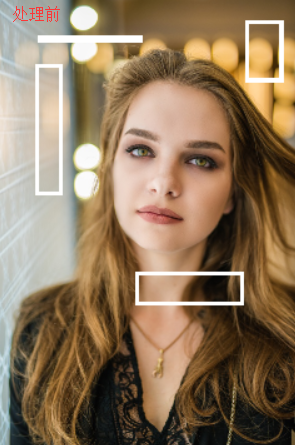
#> input picture third/imagelib/watermark1.png, 295 x 445 px
$ python 01_watermark.py
#> lines starting #> are read from the running program, lines starting #| are printed output that depends on the picture; after the words box and inside, x2 and y2 are one past the last pixel; in counts of white or black regions, pixels touching at a corner belong together
#coding=utf-8
#图片修复
# http://opencv-python-tutroals.readthedocs.io/en/latest/py_tutorials/py_imgproc/py_morphological_ops/py_morphological_ops.html
"""
简单的来说就是开发者标定噪声的特征，在使用噪声周围的颜色特征推理出应该修复的图片的颜色，从而实现图片修复的。

标定噪声的特征，使用cv2.inRange二值化标识噪声对图片进行二值化处理，
具体代码：cv2.inRange(img, np.array([240, 240, 240]), np.array([255, 255, 255]))，把[240, 240, 240]~[255, 255, 255]以外的颜色处理为0；

使用OpenCV的dilate方法，扩展特征的区域，优化图片处理效果；
使用inpaint方法，把噪声的mask作为参数，推理并修复图片；

"""

import cv2
import numpy as np

path = "../imagelib/watermark1.png"

img = cv2.imread(path)
#> img is the input picture: shape (445, 295, 3); mean B, G, R 92.9, 119.7, 142.7
hight, width, depth = img.shape[0:3]
#> hight = 445; width = 295; depth = 3

#图片二值化处理，把[240, 240, 240]~[255, 255, 255]以外的颜色变成0
thresh = cv2.inRange(img, np.array([240, 240, 240]), np.array([255, 255, 255]))
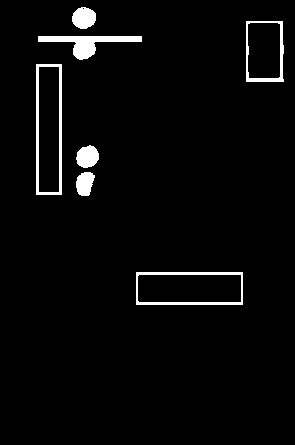
#> thresh: shape (445, 295); 3.3% white; 7 white regions, largest, box (x1, y1, x2, y2) and area: (38, 36, 142, 60) 964, (36, 64, 62, 195) 906, (136, 272, 243, 305) 752
cv2.imshow("thresh", thresh)
#创建形状和尺寸的结构元素
kernel = np.ones((3, 3), np.uint8)

#扩张待修复区域
hi_mask = cv2.dilate(thresh, kernel, iterations=1)
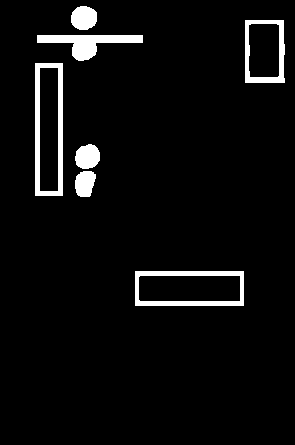
#> hi_mask: shape (445, 295); 4.9% white; 7 white regions, largest, box (x1, y1, x2, y2) and area: (35, 63, 63, 196) 1510, (135, 271, 244, 306) 1292, (37, 35, 143, 61) 1232
specular = cv2.inpaint(img, hi_mask, 5, flags=cv2.INPAINT_TELEA)
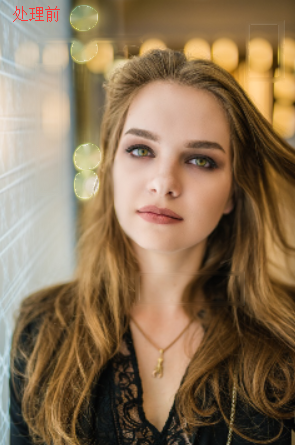
#> specular: shape (445, 295, 3); mean B, G, R 87.3, 115.6, 139.4

cv2.namedWindow("Image", 0)
cv2.resizeWindow("Image", int(width / 2), int(hight / 2))
cv2.imshow("Image", img)

cv2.namedWindow("newImage", 0)
cv2.resizeWindow("newImage", int(width / 2), int(hight / 2))
cv2.imshow("newImage", specular)
cv2.waitKey(0)
cv2.destroyAllWindows()
